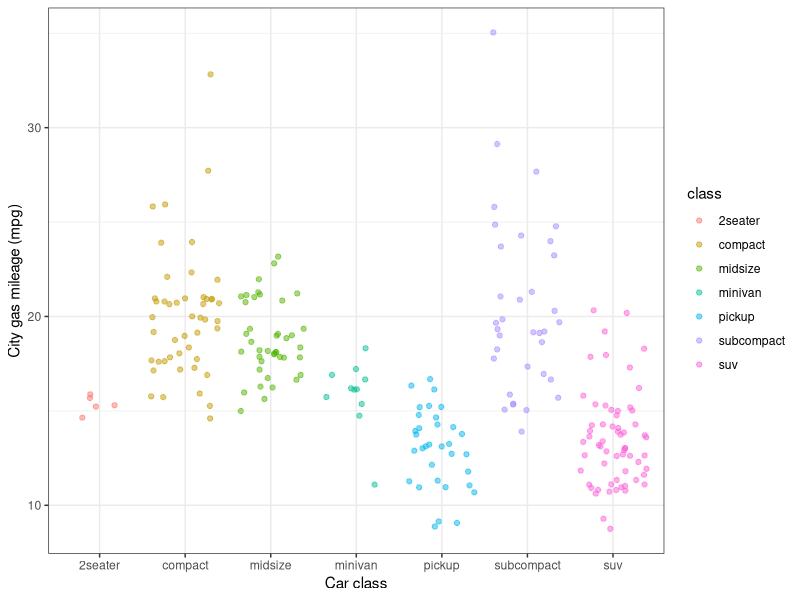

Reproduce this figure in R.
## ---- chunk 1
knitr::opts_chunk$set(echo = TRUE)

library(tidyverse)
## ---- chunk 2
ggplot(data = mpg, aes(x = class, y = cty)) +
	geom_jitter(aes(color = class), alpha = 0.5) +
	labs(x = "Car class", y = "City gas mileage (mpg)")+
  theme_bw()

